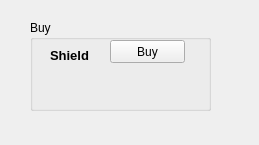
<?xml version="1.0" encoding="UTF-8"?>
<ui version="4.0">
 <class>Shop</class>
 <widget class="QWidget" name="Shop">
  <property name="geometry">
   <rect>
    <x>0</x>
    <y>0</y>
    <width>259</width>
    <height>145</height>
   </rect>
  </property>
  <property name="windowTitle">
   <string>Form</string>
  </property>
  <widget class="QGroupBox" name="groupBox">
   <property name="geometry">
    <rect>
     <x>30</x>
     <y>20</y>
     <width>181</width>
     <height>91</height>
    </rect>
   </property>
   <property name="title">
    <string>Buy</string>
   </property>
   <widget class="QPushButton" name="pushButton">
    <property name="geometry">
     <rect>
      <x>80</x>
      <y>20</y>
      <width>75</width>
      <height>23</height>
     </rect>
    </property>
    <property name="text">
     <string>Buy</string>
    </property>
   </widget>
   <widget class="QLabel" name="label">
    <property name="geometry">
     <rect>
      <x>20</x>
      <y>20</y>
      <width>61</width>
      <height>31</height>
     </rect>
    </property>
    <property name="font">
     <font>
      <pointsize>10</pointsize>
      <weight>75</weight>
      <bold>true</bold>
     </font>
    </property>
    <property name="text">
     <string>Shield</string>
    </property>
   </widget>
  </widget>
 </widget>
 <resources/>
 <connections/>
</ui>
